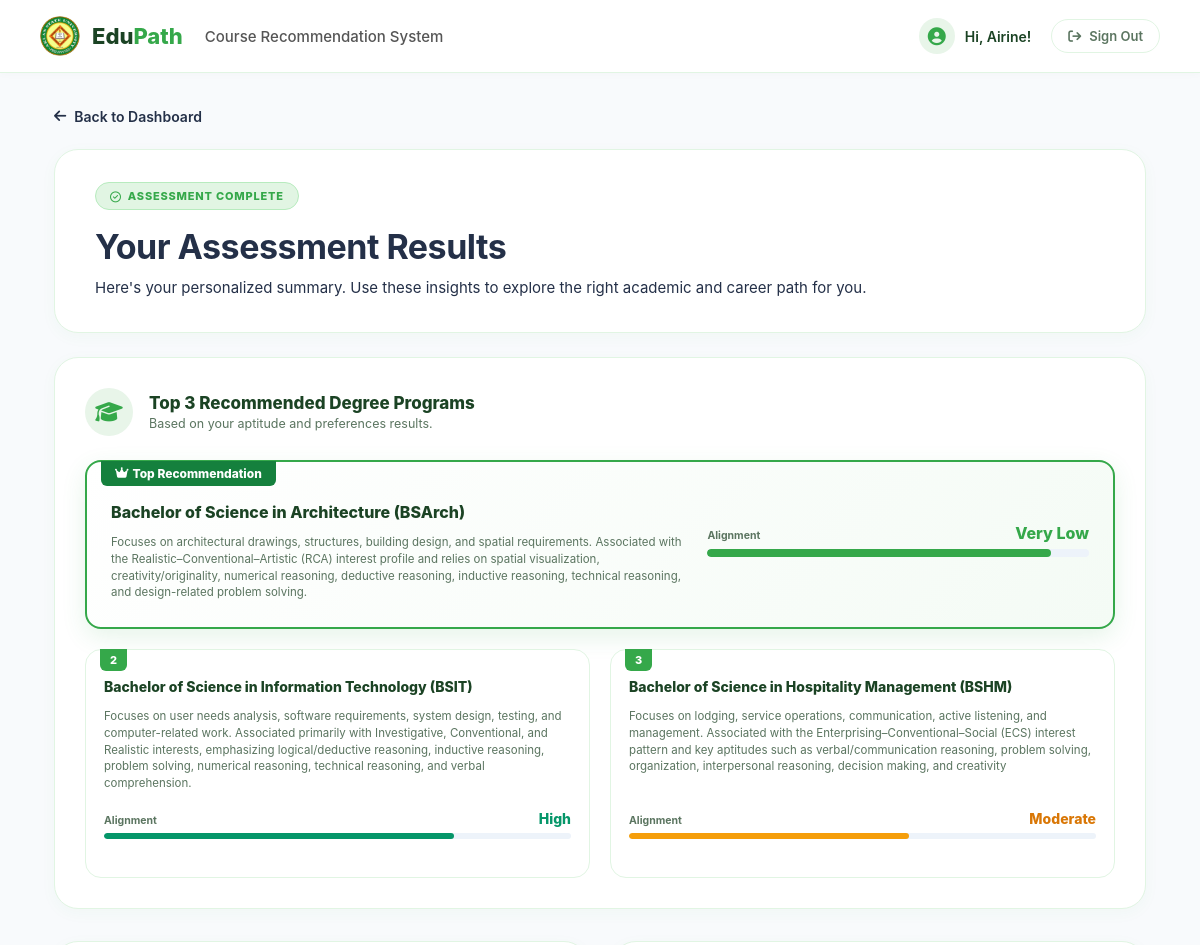
Page /result/ (signed in, upper part) on the earlier database version.
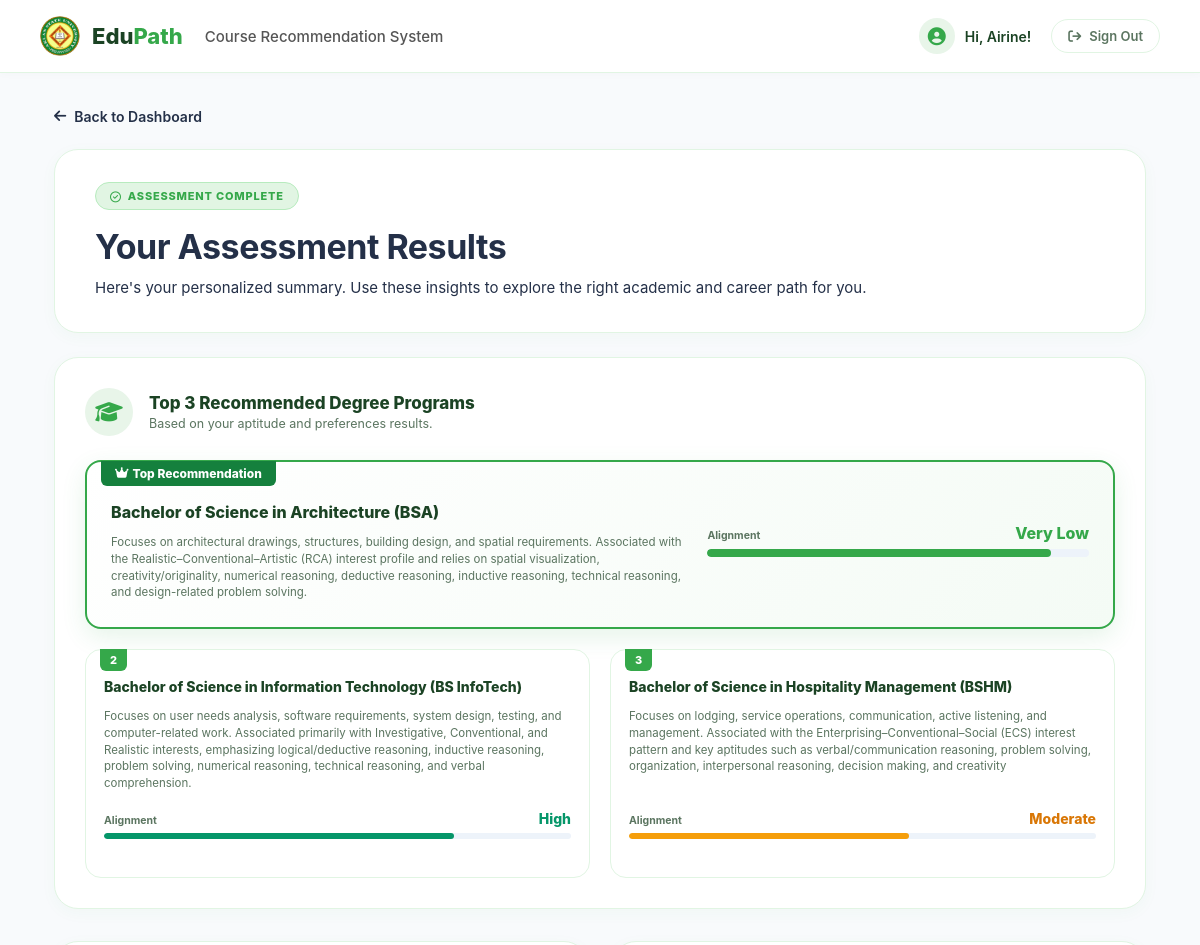
Same page on the later database version.
### assessment/models.py (models this page shows, shortened)
class AssessmentResult(models.Model):
    result_id = models.AutoField(primary_key=True, verbose_name="Result ID")
    student = models.OneToOneField(
        'StudentProfile',
        on_delete=models.CASCADE,
        related_name='assessment_result',
        verbose_name="Student"
    )
    numerical_score = models.PositiveIntegerField(default=0, verbose_name="Numerical Reasoning Score")
    logical_score = models.PositiveIntegerField(default=0, verbose_name="Logical Reasoning Score")
    problem_solving_score = models.PositiveIntegerField(default=0, verbose_name="Problem-Solving Score")
    spatial_score = models.PositiveIntegerField(default=0, verbose_name="Spatial Ability Score")
    technical_score = models.PositiveIntegerField(default=0, verbose_name="Technical/Mechanical Reasoning Score")
    verbal_score = models.PositiveIntegerField(default=0, verbose_name="Verbal/Communication Ability Score")
    r_score = models.PositiveIntegerField(verbose_name="R Score")
    i_score = models.PositiveIntegerField(verbose_name="I Score")
    a_score = models.PositiveIntegerField(verbose_name="A Score")
    s_score = models.PositiveIntegerField(verbose_name="S Score")
    e_score = models.PositiveIntegerField(verbose_name="E Score")
    c_score = models.PositiveIntegerField(verbose_name="C Score")
    riasec_code = models.CharField(max_length=10, verbose_name="RIASEC Code")  # e.g., 'R-A-C'
    top_recommended_program = models.ForeignKey(
        'customization.Program',
        on_delete=models.SET_NULL,
        null=True,
        related_name='first_recommendations',
        verbose_name="Top Recommended Program"
    )
    second_recommended_program = models.ForeignKey(
        'customization.Program',
        on_delete=models.SET_NULL,
        null=True,
        related_name='second_recommendations',
        verbose_name="Second Recommended Program"
    )
    third_recommended_program = models.ForeignKey(
        'customization.Program',
        on_delete=models.SET_NULL,
        null=True,
        related_name='third_recommendations',
        verbose_name="Third Recommended Program"
    )
    alignment_level = models.CharField(max_length=50, verbose_name="Alignment Level")  # e.g., 'High', 'Moderate'
    generated_explanation = models.TextField(verbose_name="Generated Explanation")
    date_generated = models.DateTimeField(auto_now=True, verbose_name="Date Generated")
    class Meta:
        verbose_name_plural = "Assessment Results"

### customization/models.py (models this page shows, shortened)
class Program(models.Model):
    program_id = models.AutoField(primary_key=True)
    program_name = models.CharField(max_length=255)
    abbreviation = models.CharField(max_length=30, unique=True)
    description = models.TextField()
    created_at = models.DateTimeField(auto_now_add=True)
    updated_at = models.DateTimeField(auto_now=True)

### assessment/views.py (the view)
# urls.py: path('result/', views.result, name='result'),
@login_required(login_url='signin')
def result(request):
    student_profile = getattr(request.user, 'student_profile', None)
    if not student_profile:
        return redirect('dashboard')
    assessment_result = getattr(student_profile, 'assessment_result', None)
    if not assessment_result:
        assessment_result = calculate_and_save_assessment_results(student_profile)
    aptitude_items = [
        {
            'name': 'Verbal Reasoning',
            'score': assessment_result.verbal_score,
            'label': lookup_score_interpretation(assessment_result.verbal_score),
            'icon': 'fa-regular fa-comment-dots',
        },
        {
            'name': 'Numerical Reasoning',
            'score': assessment_result.numerical_score,
            'label': lookup_score_interpretation(assessment_result.numerical_score),
            'icon': 'fa-solid fa-calculator',
        },
        {
            'name': 'Logical Reasoning',
            'score': assessment_result.logical_score,
            'label': lookup_score_interpretation(assessment_result.logical_score),
            'icon': 'fa-solid fa-brain',
        },
        {
            'name': 'Spatial Ability',
            'score': assessment_result.spatial_score,
            'label': lookup_score_interpretation(assessment_result.spatial_score),
            'icon': 'fa-solid fa-drafting-compass',
        },
        {
            'name': 'Technical/Mechanical Reasoning',
            'score': assessment_result.technical_score,
            'label': lookup_score_interpretation(assessment_result.technical_score),
            'icon': 'fa-solid fa-gear',
        },
        {
            'name': 'Problem-Solving',
            'score': assessment_result.problem_solving_score,
            'label': lookup_score_interpretation(assessment_result.problem_solving_score),
            'icon': 'fa-solid fa-lightbulb',
        },
    ]
    r_pct = min(100, round((assessment_result.r_score / 40.0) * 100))
    i_pct = min(100, round((assessment_result.i_score / 40.0) * 100))
    a_pct = min(100, round((assessment_result.a_score / 40.0) * 100))
    s_pct = min(100, round((assessment_result.s_score / 40.0) * 100))
    e_pct = min(100, round((assessment_result.e_score / 40.0) * 100))
    c_pct = min(100, round((assessment_result.c_score / 40.0) * 100))
    riasec_items = [
        {
            'code_letter': 'R',
            'title': 'Realistic',
            'raw_score': assessment_result.r_score,
            'percentage': r_pct,
            'level': lookup_score_interpretation(r_pct),
        },
        {
            'code_letter': 'I',
            'title': 'Investigative',
            'raw_score': assessment_result.i_score,
            'percentage': i_pct,
            'level': lookup_score_interpretation(i_pct),
        },
        {
            'code_letter': 'A',
            'title': 'Artistic',
            'raw_score': assessment_result.a_score,
            'percentage': a_pct,
            'level': lookup_score_interpretation(a_pct),
        },
        {
            'code_letter': 'S',
            'title': 'Social',
            'raw_score': assessment_result.s_score,
            'percentage': s_pct,
            'level': lookup_score_interpretation(s_pct),
        },
        {
            'code_letter': 'E',
            'title': 'Enterprising',
            'raw_score': assessment_result.e_score,
            'percentage': e_pct,
            'level': lookup_score_interpretation(e_pct),
        },
        {
            'code_letter': 'C',
            'title': 'Conventional',
            'raw_score': assessment_result.c_score,
            'percentage': c_pct,
            'level': lookup_score_interpretation(c_pct),
        },
    ]
    APTITUDE_DESCRIPTIONS = {
        'Verbal Reasoning': 'Demonstrates strong capability in understanding written ideas, analyzing language, and communicating complex concepts effectively.',
        'Numerical Reasoning': 'Demonstrates proficiency in quantitative analysis, mathematical reasoning, interpreting statistical data, and working with numbers.',
        'Logical Reasoning': 'Demonstrates strong analytical thinking, recognizing logical patterns, evaluating arguments, and drawing sound conclusions.',
        'Spatial Ability': 'Demonstrates high capacity for visualizing 3D objects, understanding spatial relationships, and conceptualizing structural layouts.',
        'Technical/Mechanical Reasoning': 'Demonstrates strong understanding of mechanical principles, physical forces, machinery operations, and practical tools.',
        'Problem-Solving': 'Demonstrates high ability to diagnose complex challenges, break down multifaceted issues, and execute effective solutions.',
    }
    RIASEC_DESCRIPTIONS = {
        'R': {
            'title': 'Realistic (Doers)',
            'description': 'Prefers practical, hands-on activities, working with tools, machinery, materials, or physical tasks in tangible environments.'
        },
        'I': {
            'title': 'Investigative (Thinkers)',
            'description': 'Prefers analytical, scientific, and research-oriented tasks involving problem-solving, data analysis, and intellectual inquiry.'
        },
        'A': {
            'title': 'Artistic (Creators)',
            'description': 'Prefers creative self-expression, original design, visual or literary arts, and innovative projects without rigid rules.'
        },
        'S': {
            'title': 'Social (Helpers)',
            'description': 'Prefers assisting, teaching, mentoring, and empowering others in collaborative, people-focused environments.'
        },
        'E': {
            'title': 'Enterprising (Persuaders)',
            'description': 'Prefers leading teams, managing projects, persuading others, taking strategic business initiative, and achieving goals.'
        },
        'C': {
            'title': 'Conventional (Organizers)',
            'description': 'Prefers structured workflows, systematic data management, attention to detail, accuracy, and organized record-keeping.'
        },
    }
    top_aptitudes = sorted(aptitude_items, key=lambda x: x['score'], reverse=True)[:3]
    for item in top_aptitudes:
        item['description'] = APTITUDE_DESCRIPTIONS.get(item['name'], '')
    top_riasec = sorted(riasec_items, key=lambda x: x['percentage'], reverse=True)[:3]
    for item in top_riasec:
        info = RIASEC_DESCRIPTIONS.get(item['code_letter'], {})
        item['full_title'] = info.get('title', item['title'])
        item['description'] = info.get('description', '')
    r_pt = (150, round(120 - 90 * (r_pct / 100.0), 1))
    i_pt = (round(150 + 77.94 * (i_pct / 100.0), 1), round(120 - 45 * (i_pct / 100.0), 1))
    a_pt = (round(150 + 77.94 * (a_pct / 100.0), 1), round(120 + 45 * (a_pct / 100.0), 1))
    s_pt = (150, round(120 + 90 * (s_pct / 100.0), 1))
    e_pt = (round(150 - 77.94 * (e_pct / 100.0), 1), round(120 + 45 * (e_pct / 100.0), 1))
    c_pt = (round(150 - 77.94 * (c_pct / 100.0), 1), round(120 - 45 * (c_pct / 100.0), 1))
    radar_polygon = f"{r_pt[0]},{r_pt[1]} {i_pt[0]},{i_pt[1]} {a_pt[0]},{a_pt[1]} {s_pt[0]},{s_pt[1]} {e_pt[0]},{e_pt[1]} {c_pt[0]},{c_pt[1]}"
    radar_dots = [r_pt, i_pt, a_pt, s_pt, e_pt, c_pt]
    return render(request, 'assessment/result.html', {
        'result': assessment_result,
        'aptitude_items': aptitude_items,
        'riasec_items': riasec_items,
        'top_aptitudes': top_aptitudes,
        'top_riasec': top_riasec,
        'radar_polygon': radar_polygon,
        'radar_dots': radar_dots,
    })

### assessment/services.py (called while the page is built, shortened)
def lookup_score_interpretation(score_percentage):
    from customization.models import ScoreInterpretation
    try:
        tiers = ScoreInterpretation.objects.all()
        for tier in tiers:
            if float(tier.min_score) <= float(score_percentage) <= float(tier.max_score):
                return tier.label
    except Exception:
        pass

### templates/assessment/result.html (shortened to what the changed rows need)
{% extends 'assessment/base.html' %}
{% load static %}
{% block css %}
  <link rel="stylesheet" href="{% static 'css/result.css' %}">
{% endblock %}
{% block content %}
    <section class="hero-section">
      <div class="hero-content">
        <h1 class="hero-title">Your Assessment Results</h1>
      </div>
    </section>
    <section class="recommendations-card">
      <div class="recommendations-grid">
        {% if result.top_recommended_program %}
        <div class="degree-card featured-card">
          <div class="rank-tag tag-featured"><i class="fa-solid fa-crown"></i> Top Recommendation</div>
          <div class="degree-body-grid">
            <div>
              <div class="degree-header">
                <div class="degree-title" style="font-size: 16px;">
                  {{ result.top_recommended_program.program_name }}
                  {% if result.top_recommended_program.abbreviation %}({{ result.top_recommended_program.abbreviation }}){% endif %}
                </div>
              </div>
              <p class="degree-desc" style="margin-bottom: 0;">{{ result.top_recommended_program.description|default:"Top matching degree program aligned with your aptitude strengths and RIASEC interest themes." }}</p>
            </div>
            <div>
              <div class="match-section">
                <div class="match-header">
                  <span class="match-title">Alignment</span>
                  <span class="match-value val-blue" style="font-size: 16px;">{{ result.alignment_level }}</span>
                </div>
                <div class="match-track" style="height: 8px;"><div class="match-fill-blue" style="width: 90%;"></div></div>
              </div>
            </div>
          </div>
        </div>
        {% endif %}
        {% if result.second_recommended_program %}
        <div class="degree-card">
          <div class="rank-tag tag-2">2</div>
          <div>
            <div class="degree-header">
              <div class="degree-title">
                {{ result.second_recommended_program.program_name }}
                {% if result.second_recommended_program.abbreviation %}({{ result.second_recommended_program.abbreviation }}){% endif %}
              </div>
            </div>
            <p class="degree-desc">{{ result.second_recommended_program.description|default:"Strong alternative degree program matching your cognitive aptitude and personal career interest profile." }}</p>
          </div>
          <div>
            <div class="match-section">
              <div class="match-header">
                <span class="match-title">Alignment</span>
                <span class="match-value val-teal" style="font-size: 14px;">High</span>
              </div>
              <div class="match-track"><div class="match-fill-teal" style="width: 75%;"></div></div>
            </div>
          </div>
        </div>
        {% endif %}
        {% if result.third_recommended_program %}
        <div class="degree-card">
          <div class="rank-tag tag-3">3</div>
          <div>
            <div class="degree-header">
              <div class="degree-title">
                {{ result.third_recommended_program.program_name }}
                {% if result.third_recommended_program.abbreviation %}({{ result.third_recommended_program.abbreviation }}){% endif %}
              </div>
            </div>
            <p class="degree-desc">{{ result.third_recommended_program.description|default:"Viable academic program option providing solid alignment across your evaluated competencies." }}</p>
          </div>
          <div>
            <div class="match-section">
              <div class="match-header">
                <span class="match-title">Alignment</span>
                <span class="match-value val-orange" style="font-size: 14px;">Moderate</span>
              </div>
              <div class="match-track"><div class="match-fill-yellow" style="width: 60%;"></div></div>
            </div>
          </div>
        </div>
        {% endif %}
      </div>
    </section>
{% endblock %}

Differences in the rows shown:
changed through a linked row, AssessmentResult "Very Low": top_recommended_program.abbreviation "BSArch" → "BSA"; second_recommended_program.abbreviation "BSIT" → "BS InfoTech"
